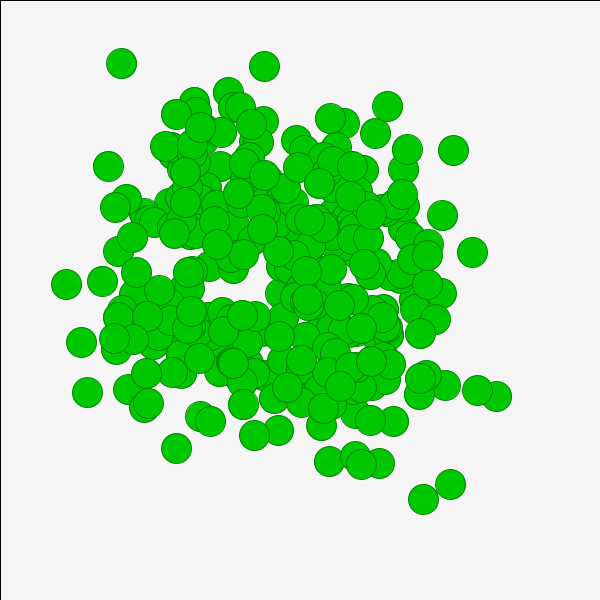
Frame 1 (no input)
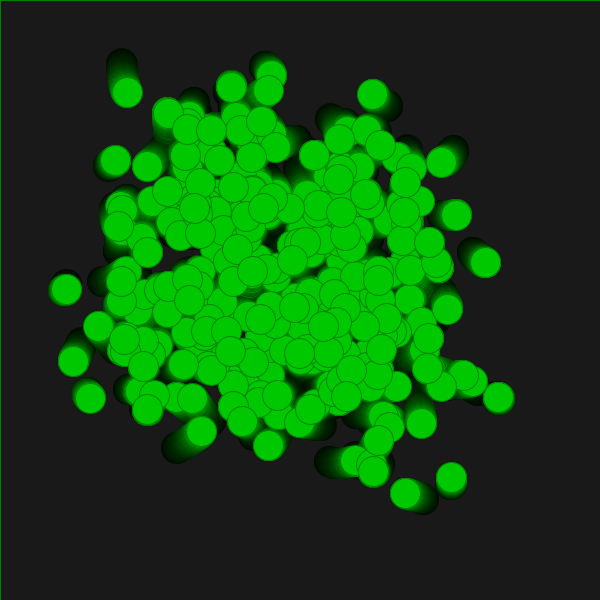
Frame 60 (the mouse pressed at the canvas centre just before this capture)
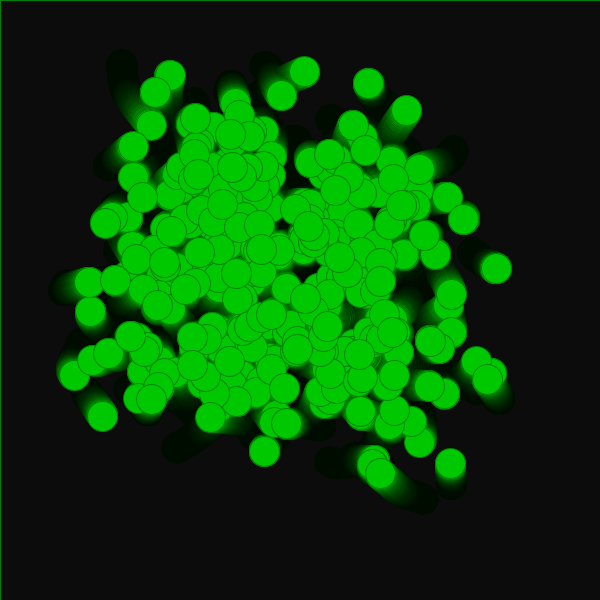
Frame 120 (the mouse held since frame 60 and released just before this capture)

The Processing sketch that drew these frames (run headless with seeded random() and noise(); from frame 60 on, the mouse is pressed at the canvas centre):

// Processing sketch: Worms
// ── Worms.pde


void setup() {
  size(600, 600);
  background(#FFFFFF);
}

void draw() {
  makeMagical();
  for (int i = 0; i < 300; i++) {
    float wormx = getWormX(i);
    float wormy = getWormY(i);
    fill(0, 200, 0);
    stroke(0, 130, 0);
    ellipse(wormx, wormy, 30, 30);
  }
}

float frequency = .001;
float noiseInterval = PI;

void makeMagical() {
     fill( 0, 0, 0, 10 );
     rect(0, 0, width, height);
     noStroke();
}

float getWormX(int i) {
     return map(noise(i*noiseInterval + frameCount * frequency), 0, 1, 0, width);
}

float getWormY(int i) {
     return map(noise(i*noiseInterval+5 + frameCount * frequency), 0, 1, 0, height);
}
